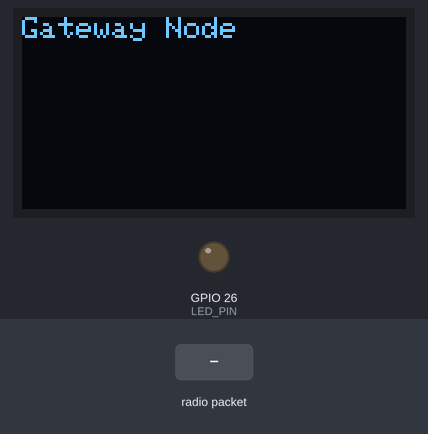
A sketch run on a simulated ESP32. On the bench: 128×64 one-colour display, output pins drawn as LEDs (lit = HIGH). The test bench sets the inputs (shaded band). No radio packets arrive unless stated; the modem accepts every AT command (registered, SIM ready, sends succeed) and sends nothing else; what the sketch prints to the serial monitor is not drawn.

Above: at 4.7 s.
4.8 s: radio packet "T:3" arrives
At 5.7 s:
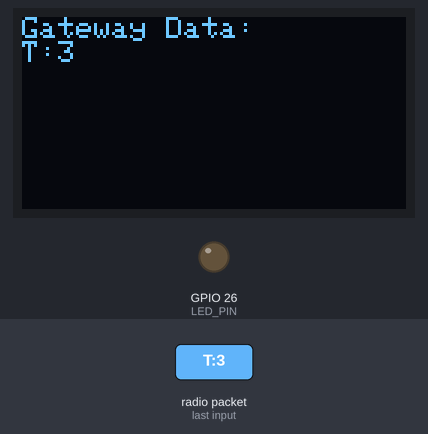
6.4 s: radio packet "1" arrives
At 7.7 s:
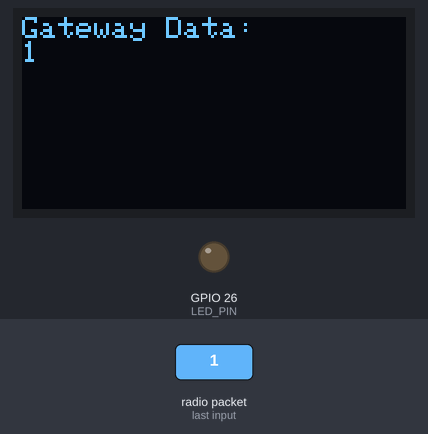
8.0 s: radio packet "0" arrives
At 9.3 s:
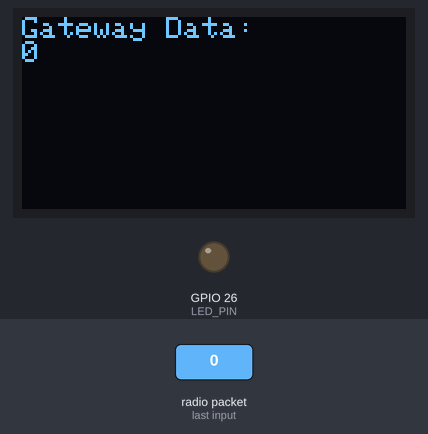
Timing chart, 0 to 11.0 s (numbered marks = the images above; inputs shaded):
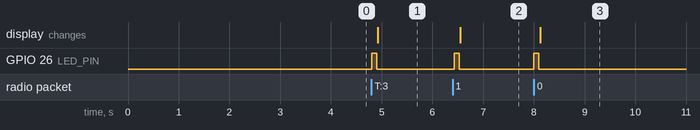

The sketch:

Gate_Way.ino
```cpp
#include <SPI.h>
#include <LoRa.h>
#include <Adafruit_GFX.h>
#include <Adafruit_SSD1306.h>
#include <SoftwareSerial.h>

// OLED pins (SPI)
#define OLED_DC 21
#define OLED_CS 22
#define OLED_RST 15

// LoRa pins
#define LORA_SS 5
#define LORA_RST 14
#define LORA_DIO0 2

// GSM pins (SIM800L)
#define GSM_TX 17
#define GSM_RX 16
#define LED_PIN 26

Adafruit_SSD1306 display(128, 64, &SPI, OLED_DC, OLED_RST, OLED_CS);
SoftwareSerial gsmSerial(GSM_RX, GSM_TX); // RX, TX

void setup() {
  Serial.begin(115200);
  pinMode(LED_PIN, OUTPUT);

  // Initialize OLED
  display.begin(SSD1306_SWITCHCAPVCC);
  display.clearDisplay();
  display.setTextSize(1);
  display.setTextColor(SSD1306_WHITE);
  display.setCursor(0, 0);
  display.println("Gateway Node");
  display.display();
  delay(2000);

  // Initialize LoRa
  LoRa.setPins(LORA_SS, LORA_RST, LORA_DIO0);
  if (!LoRa.begin(433E6)) {
    Serial.println("LoRa init failed!");
    while (1);
  }
  Serial.println("LoRa initialized!");

  // Initialize GSM
  gsmSerial.begin(9600);
  delay(1000);
  gsmSerial.println("AT");
  delay(500);
  Serial.println("GSM ready!");
}

void loop() {
  int packetSize = LoRa.parsePacket();
  if (packetSize) {
    String data;
    while (LoRa.available()) {
      data += (char)LoRa.read();
    }

    // Blink LED on reception
    digitalWrite(LED_PIN, HIGH);
    delay(100);
    digitalWrite(LED_PIN, LOW);

    // Print to Serial Monitor
    Serial.print("Received: ");
    Serial.println(data);

    // Update OLED
    display.clearDisplay();
    display.setCursor(0, 0);
    display.setTextSize(1.5);
    display.println("Gateway Data:");
    display.println(data);
    display.display();

    // Send SMS if temperature > 30°C
    if (data.indexOf("T:3") >= 0) {
      sendSMS("Alert: High Temperature!");
    }
  }
}

void sendSMS(String msg) {
  gsmSerial.println("AT+CMGF=1"); // SMS text mode
  delay(500);
  gsmSerial.println("AT+CMGS=\"+1234567890\""); // Replace with your number
  delay(500);
  gsmSerial.print(msg);
  delay(500);
  gsmSerial.write(26); // Ctrl+Z to send
  Serial.println("SMS sent!");
}
```

Measured:
- after the input at 4.8 s, GPIO 26 (LED_PIN): LOW → HIGH at once, → LOW 0.10 s later; the display: changes after 0.13 s (image 1)
- after the input at 6.4 s, GPIO 26 (LED_PIN): LOW → HIGH at once, → LOW 0.10 s later; the display: changes after 0.15 s (image 2)
- after the input at 8.0 s, GPIO 26 (LED_PIN): LOW → HIGH at once, → LOW 0.10 s later; the display: changes after 0.13 s (image 3)
